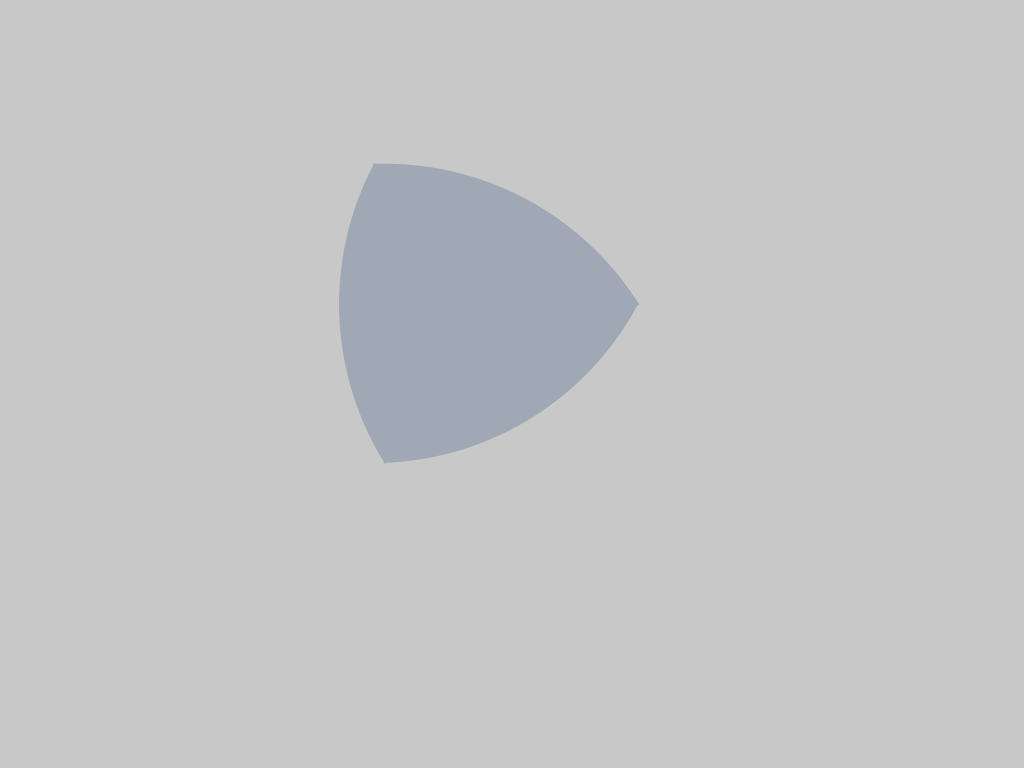
Frame 1 (no input)
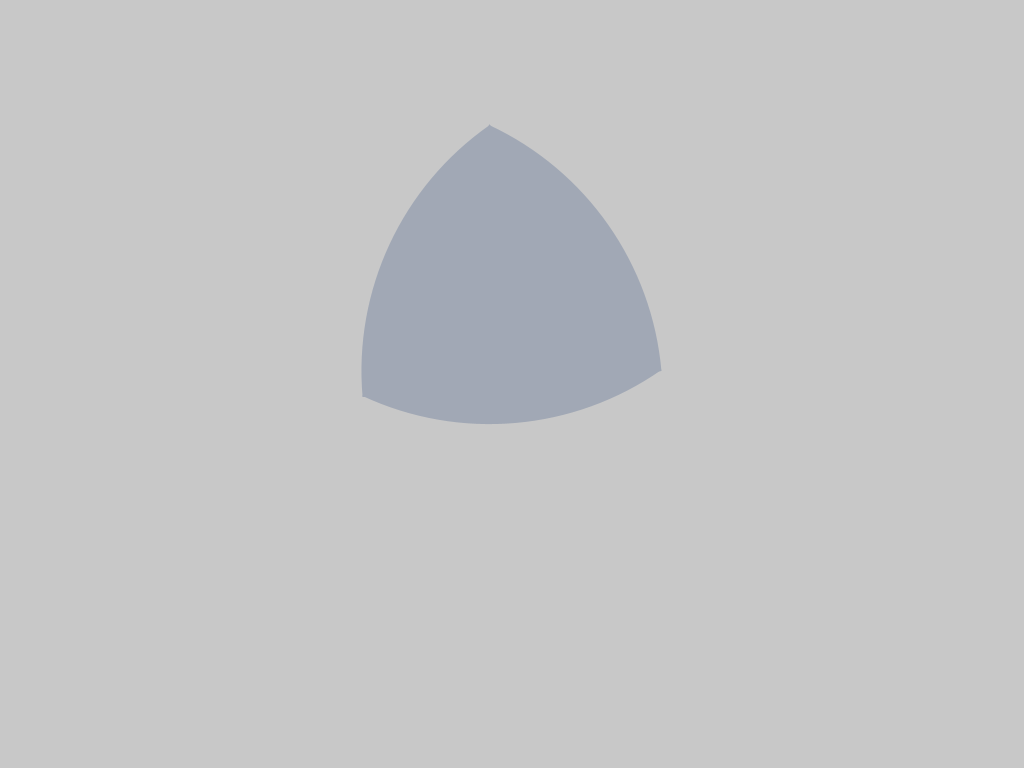
Frame 60 (the mouse pressed at the canvas centre just before this capture)
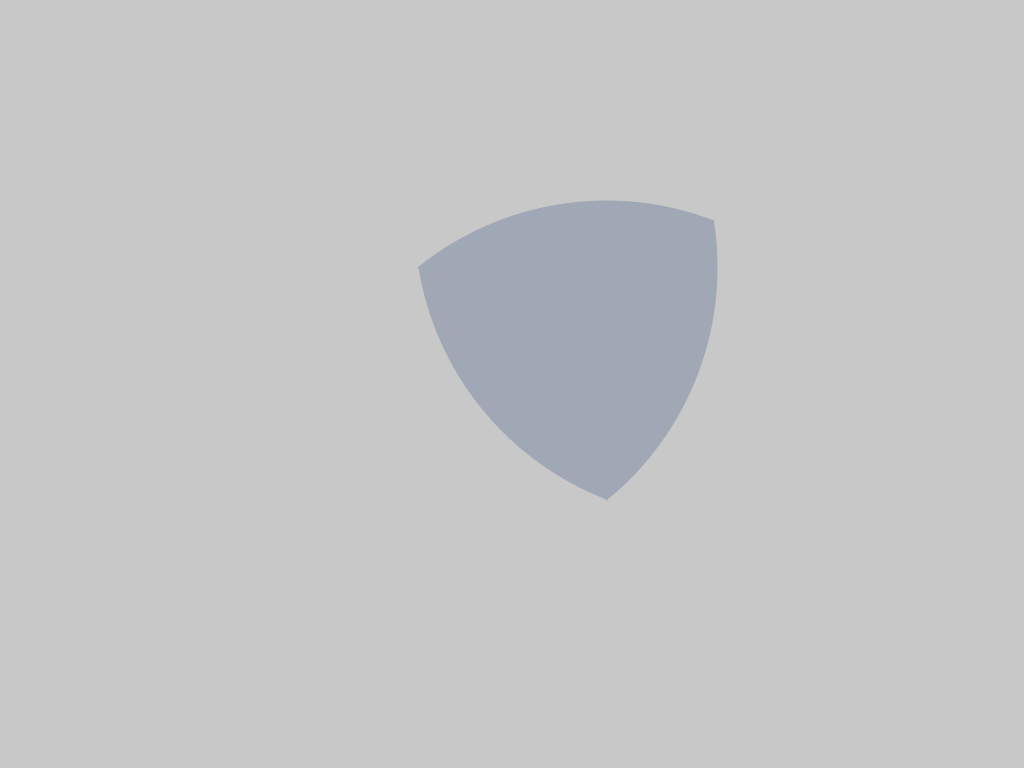
Frame 120 (the mouse held since frame 60 and released just before this capture)

The Processing sketch that drew these frames (run headless with seeded random() and noise(); from frame 60 on, the mouse is pressed at the canvas centre):

// Processing sketch: draw_a_reuleaux_triangle
// ── draw_a_reuleaux_triangle.pde
/*

The Reuleaux triangle is the shape formed by the intersection of three circles, with each circle passing through the others' centers. Regardless of rotation, a Reuleaux triangle's width will always equal the radius of the circles:

https://i.sstatic.net/I9rVr.gif
Image: Wolfram MathWorld

Write a program that takes a width r as input and displays a Reuleaux triangle of that width (in pixels).

You must display the shape in isolation, i.e. solid-filled, un-stroked, and over a solid-filled background.

code-golf - Shortest program in bytes wins.

*/

float RADIUS = 600;
float ZOOM = 1.01;

void setup() {
  size(1024, 768);
}

void draw() {
  background(200);
  reuleaux(RADIUS);
}

void reuleaux(float r) {
  push();

  translate(width/2, height/2);
  scale(1, -1);
  rotate(sin(millis()*0.005));
  translate(-r-150, -r);
  
  fill(161, 168, 181);
  noStroke();
  arc(r, r, r, r, 0, PI/3);
  arc(r + r/2, r, r, r, 2*PI/3, PI);
  arc(r + r/4, r + r/2.3, r, r, 4*PI/3, 5*PI/3);

  pop();
}

void keyPressed() {
  if (key != CODED)
    return;

  if (keyCode == LEFT) {
    RADIUS /= ZOOM;
  } else if (keyCode == RIGHT) {
    RADIUS *= ZOOM;
  }
  println("RADIUS: " + RADIUS);
}
